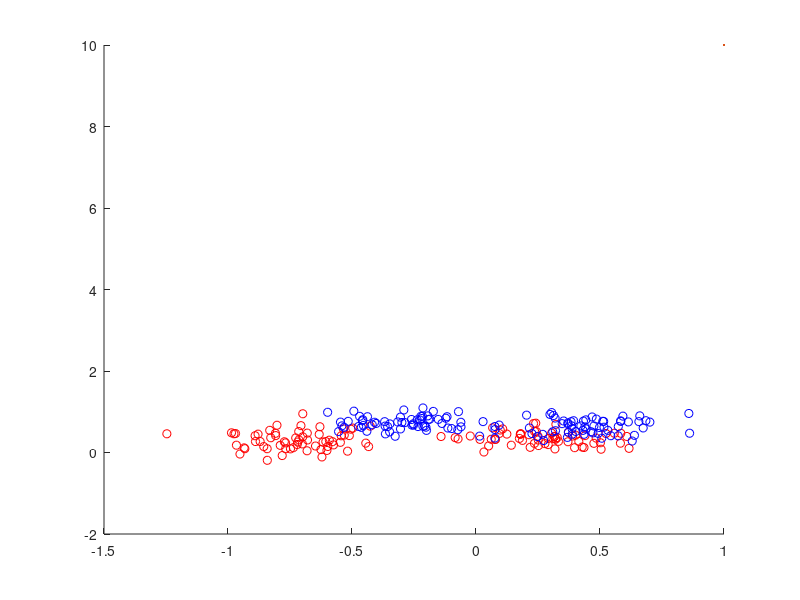

This chart was generated by the following MATLAB code: (Note: this script raises an error after producing the figure.)
clc, clf, clear
close all;

load ripley.mat;

%%%%%%%%%%%%%%%%%%%%%%%%%%%%%%%%%%%%%%
%%%%%%%%%%visualization%%%%%%%%%%%%%%%
%%%%%%%%%%%%%%%%%%%%%%%%%%%%%%%%%%%%%%

%visualize training data

%first 125 datapoint are class -1, next 125 datapoint are class 1
X_train_1 = Xtrain(1:125,:);
X_train_2 = Xtrain(126:250,:);
figure ;
hold on;
%class 1 : 
plot (X_train_1 (: ,1) , X_train_1 (: ,2) , 'ro',LineWidth=10);
%class 2 :
plot (X_train_2 (: ,1) , X_train_2 (: ,2) , 'bo',LineWidth=10);
title('Distribution of the training data - Ripley', fontsize=28);
legend('Class - 1', 'Class +1', fontsize=20);
hold off;


%visualize test data

%first 500 datapoint are class -1 , next 500 datapoints are class 1 
X_test_1 = Xtest(1:500,:);
X_test_2 = Xtest(501:1000,:);
figure ;
hold on;
%class 1 : 
plot (X_test_1 (: ,1) , X_test_1 (: ,2) , 'ro',LineWidth=10);
%class 2 :
plot (X_test_2 (: ,1) , X_test_2 (: ,2) , 'bo',LineWidth=10);
title('Distribution of the test data - Ripley', fontsize=28);
legend('Class - 1', 'Class +1', fontsize=20);
hold off;

%%%%%%%%%%%%%%%%%%%%%%%%%%%%%%%
%%%%%%tuning of parameters%%%%%
%%%%%%%%%%%%%%%%%%%%%%%%%%%%%%%

%tune parameter with a rbf kernel using 10 fold cross validation and grid search 

[gam_rbf ,sig2_rbf , cost_rbf ] = tunelssvm ({ Xtrain , Ytrain , 'c', [], [],'RBF_kernel'}, 'gridsearch', 'crossvalidatelssvm',{10, 'misclass'});

%tune parameter with a polynomial kernel using 10 fold cross validation and grid search 

[gam_poly , degree_poly ] = tunelssvm ({ Xtrain , Ytrain , 'c', [], [],'poly_kernel'}, 'gridsearch', 'crossvalidatelssvm',{10, 'misclass'});
degree_poly = degree_poly(2)


%tune parameter with a linear kernel using 10 fold cross validation and grid search 

[gam_linear , cost_linear ] = tunelssvm ({ Xtrain , Ytrain , 'c', [], [],'lin_kernel'}, 'gridsearch', 'crossvalidatelssvm',{10, 'misclass'});

%%%%%%%%%%%%%%%%%%%%%%%%%%%%%%%%%%%%%%%%%%%%%%%%%%%%%%%%%
%use tuned parameter to train a LS SVM %%%%%%%%%%%%%%%%%%
%%%%%%%%%%%%%%%%%%%%%%%%%%%%%%%%%%%%%%%%%%%%%%%%%%%%%%%%%

t = 1; 
type='c'; 


%train rbf kernel 
%%%%%%%%%%%%%%%%%%%%%%%%%%%

disp('RBF kernel'),

[alpha,b] = trainlssvm({Xtrain,Ytrain,type,gam_rbf,sig2_rbf,'RBF_kernel'});

% Plot the decision boundary of a 2-d LS-SVM classifier
plotlssvm({Xtrain,Ytrain,type,gam_rbf,sig2_rbf,'RBF_kernel','preprocess'},{alpha,b});

% Obtain the output of the trained classifier
[Yht, Zt] = simlssvm({Xtrain,Ytrain,type,gam_rbf,sig2_rbf,'RBF_kernel'}, {alpha,b}, Xtest);
err = sum(Yht~=Ytest); 
disp('RBF kernel result'),
fprintf('\n on test: #misclass = %d, error rate = %.2f%% \n', err, err/length(Ytest)*100)

%plot ROC
roc( Zt , Ytest );

%train poly kernel 
%%%%%%%%%%%%%%%%%%%%%%%%%%%%%

disp('Polynomial kernel'),

[alpha,b] = trainlssvm({Xtrain,Ytrain,type,gam_poly,[t; degree_poly],'poly_kernel'});

figure; plotlssvm({Xtrain,Ytrain,type,gam_poly,[t; degree_poly],'poly_kernel','preprocess'},{alpha,b});

[Yht, Zt] = simlssvm({Xtrain,Ytrain,type,gam_poly,[t; degree_poly],'poly_kernel'}, {alpha,b}, Xtest);

err = sum(Yht~=Ytest); 
disp('Polynomial kernel result'),
fprintf('\n on test: #misclass = %d, error rate = %.2f%%\n', err, err/length(Ytest)*100)

%plot ROC
roc( Zt , Ytest );

%train linear kernel 
%%%%%%%%%%%%%%%%%%%%%%%%%%%%%%%%%%

disp('Linear kernel'),

[alpha,b] = trainlssvm({Xtrain,Ytrain,type,gam_linear,[],'lin_kernel'});

figure; plotlssvm({Xtrain,Ytrain,type,gam_linear,[],'lin_kernel','preprocess'},{alpha,b});

[Yht, Zt] = simlssvm({Xtrain,Ytrain,type,gam_linear,[],'lin_kernel'}, {alpha,b}, Xtest);

err = sum(Yht~=Ytest); 
disp('Linear kernel results'),
fprintf('\n on test: #misclass = %d, error rate = %.2f%%\n', err, err/length(Ytest)*100)

%plot ROC
roc( Zt , Ytest );









